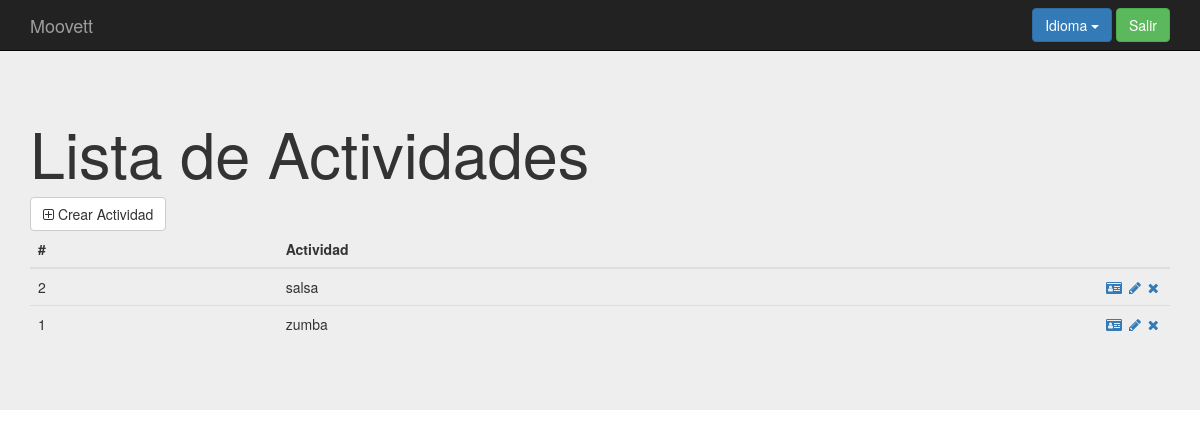
The page /index.php?controller=activity&action=show (signed in) on the database as committed earlier.
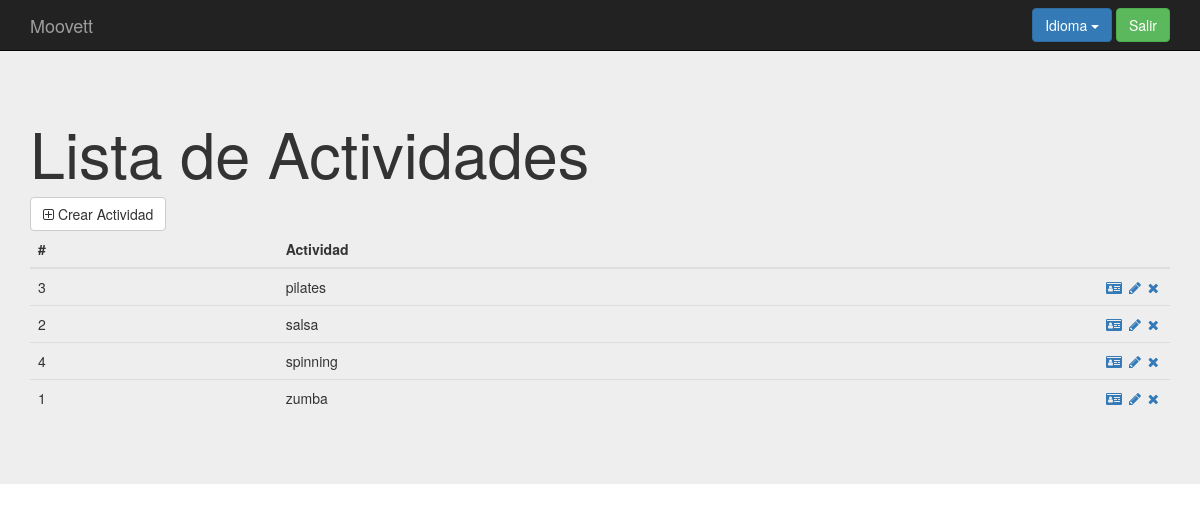
The same page on the database as committed later.
### tables this page shows
create table `actividad` (
`id` int(11) not null,
  `nombre` varchar(10) not null,
  `capacidad` smallint(6) not null,
  `precio` smallint(6) not null,
  `espacio_id` int(11) not null,
  `categoria_id` int(11) not null
);

### core/ViewManager.php (called while the page is built, shortened)
<?php
class ViewManager {
    private $variables = array();
    public function setVariable($varname, $value, $flash=false) {
        $this->variables[$varname] = $value;
    }
    public function getVariable($varname, $default=NULL) {
        if (!isset($this->variables[$varname])) {
            return $default;
        }
        return $this->variables[$varname];
    }
    public function render($controller, $viewname) {
        include(__DIR__."/../Views/$controller/$viewname.php");
    }
    private static $viewmanager_singleton = NULL;
    public static function getInstance() {
        if (self::$viewmanager_singleton == null) {
            self::$viewmanager_singleton = new ViewManager();
        }
        return self::$viewmanager_singleton;
    }
}

### Controllers/ACTIVITY_Controller.php (called while the page is built, shortened)
<?php
require_once(__DIR__."/../core/ViewManager.php");
require_once(__DIR__."/../core/I18n.php");
require_once(__DIR__."/../Models/Activity.php");
require_once(__DIR__."/../Models/ACTIVITY_Model.php");
class ACTIVITY_Controller extends BaseController {
    private $activityMapper;
    public function __construct() {
        $this->activityMapper = new ACTIVITY_Model();
        $this->view->setLayout("default");
    }
    public function show(){
        $activitys = $this->activityMapper->fetch_all();
        $this->view->setVariable("activitys", $activitys);
        $this->view->render("activity", "ACTIVITY_SHOW_Vista");
    }
}

### index.php (called while the page is built, shortened)
<?php
function run() {
    try{
        $controller = loadController($_GET["controller"]);
        $actionName = $_GET["action"];
        $controller->$actionName();
    } catch(Exception $ex) {
        die($ex->getMessage());
  }
}
function loadController($controllerName) {
    return new $controllerClassName();
}
run();
?>

### core/I18n.php (called while the page is built, shortened)
<?php
class I18n {
  private $messages;
  public function setLanguage($language) {
    $this->messages = $i18n_messages;
  }
  public function i18n($key) {
    if (isset($this->messages[$key])){
      return $this->messages[$key];
    }else{
      return $key;
    }
  }
  private static $i18n_singleton = null;
  public static function getInstance() {
    if (self::$i18n_singleton == NULL) {
      self::$i18n_singleton = new I18n();
    }
    return self::$i18n_singleton;
  }
}
function i18n($key) {
  return I18n::getInstance()->i18n($key);
}

### Models/Activity.php (called while the page is built, shortened)
<?php
class Activity {
    private $id;
    private $nombre;
    public function __construct($id=NULL, $nombre=NULL, $capacidad=NULL, $precio=NULL, $descuento_id=NULL, $espacio_id=NULL, $categoria_id=NULL, $extra_discount=NULL ) {
        $this->id = $id;
        $this->nombre = $nombre;
    }
    public function getID() {
        return $this->id;
    }
    public function getActivityName() {
        return $this->nombre;
    }
}

### Models/ACTIVITY_Model.php (called while the page is built, shortened)
<?php
require_once(__DIR__."/../core/PDOConnection.php");
class ACTIVITY_Model {
    private $db;
    public function __construct() {
        $this->db = PDOConnection::getInstance();
    }
    public function fetch_all(){
        $sql = $this->db->prepare("SELECT * FROM actividad ORDER BY nombre");
        $sql->execute();
        $activitys_db = $sql->fetchAll(PDO::FETCH_ASSOC);
        $activitys = array();
        foreach ($activitys_db as $activity) {
            array_push($activitys, new Activity($activity["id"], $activity["nombre"],$activity["capacidad"],$activity["precio"],$activity["espacio_id"],$activity["categoria_id"]));
        }
        return $activitys;
    }
}

### core/PDOConnection.php (called while the page is built)
<?php
class PDOConnection {
    private static $dbhost = "127.0.0.1";
    private static $dbname = "moovett";
    private static $dbuser = "moovett";
    private static $dbpass = "moovett";
    private static $db_singleton = null;
    public static function getInstance() {
        if (self::$db_singleton == null) {
            self::$db_singleton = new PDO(
                "mysql:host=".self::$dbhost.";dbname=".self::$dbname.";charset=utf8",
                self::$dbuser,
                self::$dbpass,
                array(
                    PDO::ATTR_EMULATE_PREPARES => false,
                    PDO::ATTR_ERRMODE => PDO::ERRMODE_EXCEPTION
                )
            );
        }
        return self::$db_singleton;
    }
}
?>

### Views/activity/ACTIVITY_SHOW_Vista.php (the view, shortened to what the changed rows need)
<?php
require_once(__DIR__."/../../core/ViewManager.php");
$view = ViewManager::getInstance();
$view->setVariable("title", "Manage Activitys");
$activitys = $view->getVariable("activitys");
?>
<div class="jumbotron">
    <div class="container">
        <h1><?= i18n("List of Activities")?></h1>
<table class="table">
      <thead>
        <tr>
          <th>#</th>
          <th><?= i18n("Activity")?></th>
          <th style="width: 72px;"></th>
        </tr>
      </thead>
      <tbody>
	  <?php foreach($activitys as $activity){ ?>
          <tr>
	  <td><?php echo $activity->getID(); ?></td>
          <td><?php echo $activity->getActivityName(); ?></td>
          <td>
              <a href="index.php?controller=activity&action=showone&id=<?php echo $activity->getID();  ?>"><i class="fa fa-id-card" aria-hidden="true"></i></a>
              <a href="index.php?controller=activity&action=edit&id=<?php echo $activity->getID();  ?>"><i class="fa fa-pencil fa-fw" aria-hidden="true"></i></a>
              <a href="index.php?controller=activity&action=delete&id=<?php echo $activity->getID();  ?>" role="button" data-toggle="modal"><i class="fa fa-times" aria-hidden="true"></i></a>
          </td>
        </tr>
	<?php } ?>
      </tbody>
</table>
    </div>
</div>

Rows that differ between the two databases and show on the page:
added actividad: id "3", nombre "pilates"
added actividad: id "4", nombre "spinning"
